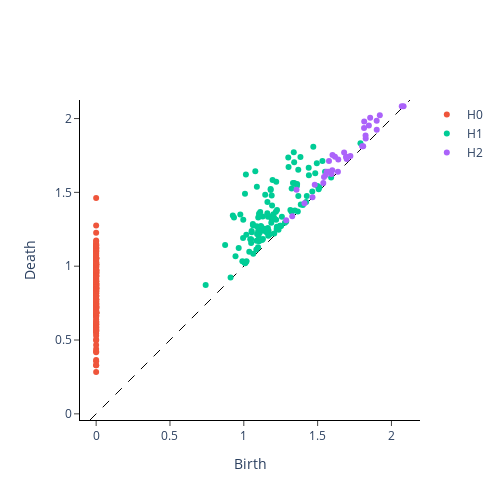

Notebook source saved alongside this figure:
### Code cell
anom34 = pd.Series(df3["Anom3.4"])

x = anom34.index
y = [anom34[i] for i in x]

delay, dim = gtda.time_series.takens_embedding_optimal_parameters(y, 200, 10)
embedding = SingleTakensEmbedding(parameters_type="fixed", time_delay=delay, dimension=dim, stride=2)

y_embedded = embedding.fit_transform(y)
print(f"Shape of embedded time series: {y_embedded.shape}")

from gtda.homology import VietorisRipsPersistence

y_periodic_embedded = y_embedded[None, :, :]
# 0 - connected components, 1 - loops, 2 - voids
homology_dimensions = [0, 1, 2]

contaminantes_persistence = VietorisRipsPersistence(
    homology_dimensions=homology_dimensions, n_jobs=1
)
print("Persistence diagram for periodic signal")
contaminantes_persistence.fit_transform_plot(y_periodic_embedded)
